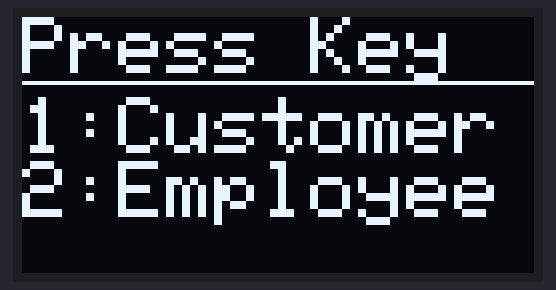
The sketch below on a simulated Arduino Uno, built with avr-gcc and run on an emulated ATmega328P. On the bench: 128×64 one-colour display. The display library's start-up logo is not drawn.

Above: at 2.1 s.

The sketch:

sampleDisplay.ino
```cpp
#include <Adafruit_SSD1306.h>

#define SCREEN_WIDTH 128 // OLED display width, in pixels
#define SCREEN_HEIGHT 64 // OLED display height, in pixels

#define OLED_RESET     -1 // Reset pin # (or -1 if sharing Arduino reset pin)
#define SCREEN_ADDRESS 0x3C ///< See datasheet for Address; 0x3D for 128x64, 0x3C for 128x32

#define DELAYTIME 500 //0.5s
                      //at min can be 0.1s
#define SQUARESIZE 20


Adafruit_SSD1306 display(SCREEN_WIDTH, SCREEN_HEIGHT, &Wire, OLED_RESET);

void setup(){
  Serial.begin(115200);
  // SSD1306_SWITCHCAPVCC = generate display voltage from 3.3V internally
  if(!display.begin(SSD1306_SWITCHCAPVCC, SCREEN_ADDRESS)) {
    Serial.println(F("SSD1306 allocation failed"));
    for(;;); // Don't proceed, loop forever
  }
  // Show initial display buffer contents on the screen --
  // the library initializes this with an Adafruit splash screen.
  display.display();
  delay(2000); // Pause for 2 seconds

  sample();
}

void loop(){
}

void sample(){
  display.clearDisplay(); //init OLED display manual
  display.setTextSize(2);
  display.setTextColor(WHITE);
  display.setCursor(0,0);
  display.println("Press Key");
  display.setCursor(0,20);
  display.println("1:Customer");
  display.setCursor(0,36);
  display.println("2:Employee");
  display.drawLine(0,16,128,16,WHITE);
  display.display();
  delay(DELAYTIME);
}
```
